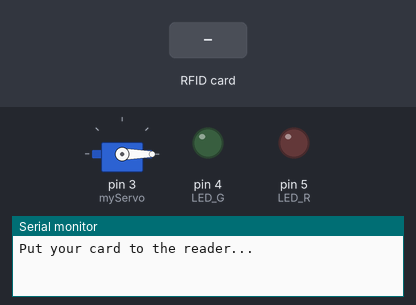
A sketch run on a simulated Arduino Uno, built with avr-gcc and run on an emulated ATmega328P. Parts: servo, output pins drawn as LEDs (lit = HIGH), the last lines printed to the serial monitor. The inputs (shaded band) are chosen by the test bench. Pins used as bus, display or sensor lines are not drawn.

Above: at 1.2 s.
1.3 s: RFID card 04 FD FD 8A E0 6A 80 held to the reader
At 1.95 s:
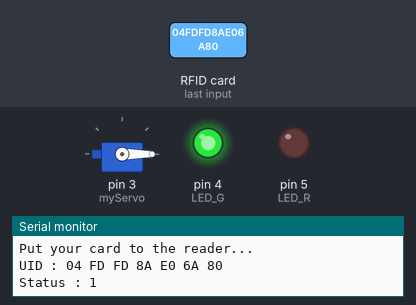
At 3.3 s:
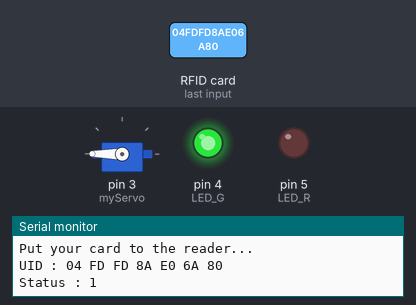
3.6 s: RFID card 5E 7A 19 C4 held to the reader
At 5.9 s:
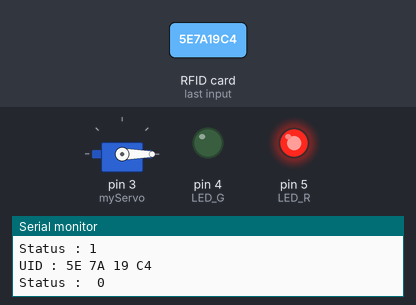
Timing chart, 0 to 7.6 s (numbered marks = the images above; inputs shaded):
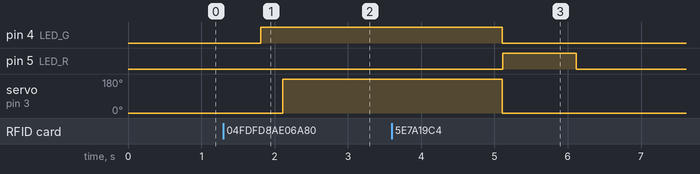

The sketch:

Seisaku.ino
```cpp
#include <SPI.h>
#include <MFRC522.h>
#include <Servo.h>

#define SS_PIN 10
#define RST_PIN 9
#define LED_G 4 //define green LED pin
#define LED_R 5 //define red LED
MFRC522 mfrc522(SS_PIN, RST_PIN);   // Create MFRC522 instance.
Servo myServo; //define servo name

void setup()
{
  Serial.begin(9600);   // Initiate a serial communication
  SPI.begin();      // Initiate  SPI bus
  mfrc522.PCD_Init();   // Initiate MFRC522
  myServo.attach(3); //servo pin
  myServo.write(0); //servo start position
  pinMode(LED_G, OUTPUT);
  pinMode(LED_R, OUTPUT);
  Serial.println("Put your card to the reader...");
  Serial.println();

}
void loop()
{
  // Look for new cards
  if ( ! mfrc522.PICC_IsNewCardPresent())
  {
    return;
  }
  // Select one of the cards
  if ( ! mfrc522.PICC_ReadCardSerial())
  {
    return;
  }
  //Show UID on serial monitor
  Serial.print("UID :");
  String content= "";
  byte letter;
  for (byte i = 0; i < mfrc522.uid.size; i++)
  {
     Serial.print(mfrc522.uid.uidByte[i] < 0x10 ? " 0" : " ");
     Serial.print(mfrc522.uid.uidByte[i], HEX);
     content.concat(String(mfrc522.uid.uidByte[i] < 0x10 ? " 0" : " "));
     content.concat(String(mfrc522.uid.uidByte[i], HEX));
  }
  Serial.println();
  Serial.print("Status : ");
  content.toUpperCase();
  if (content.substring(1) == "04 FD FD 8A E0 6A 80")//change here the UID of the card/cards that you want to give access
  {
    Serial.println("1");
    Serial.println();
    delay(500);
    digitalWrite(LED_G, HIGH);
    delay(300);
    myServo.write(270);
    delay(3000);
    myServo.write(0);
    digitalWrite(LED_G, LOW);
  }

 else   {
    Serial.println(" 0");
    digitalWrite(LED_R, HIGH);
    delay(1000);
    digitalWrite(LED_R, LOW);
  }
}
```

Measured:
- after the input at 1.3 s, pin 4 (LED_G): LOW → HIGH after 0.51 s; servo on pin 3 (myServo): 0° → 180° after 0.81 s
- after the input at 3.6 s, pin 5 (LED_R): LOW → HIGH after 1.5 s, → LOW 1.0 s later
